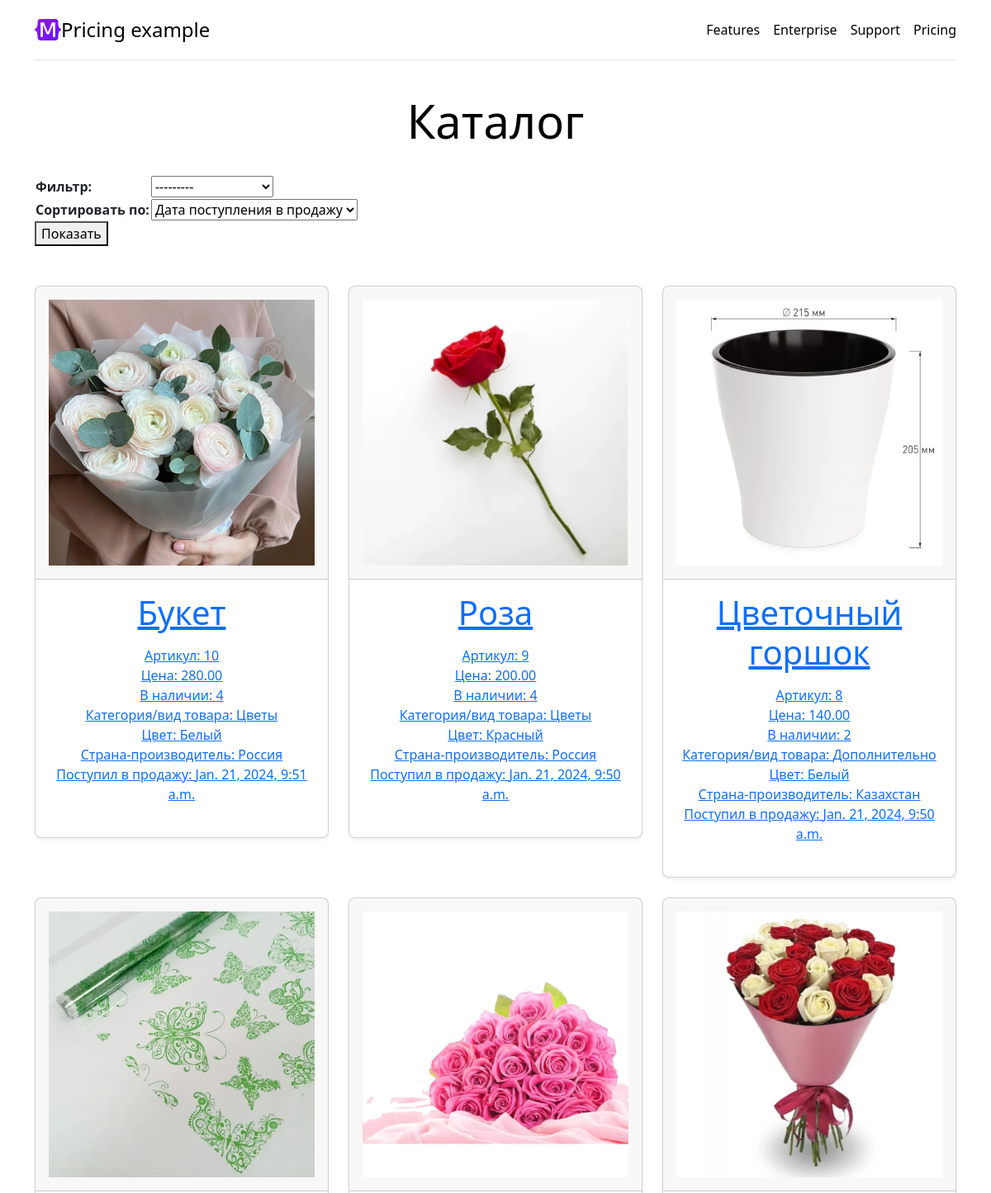
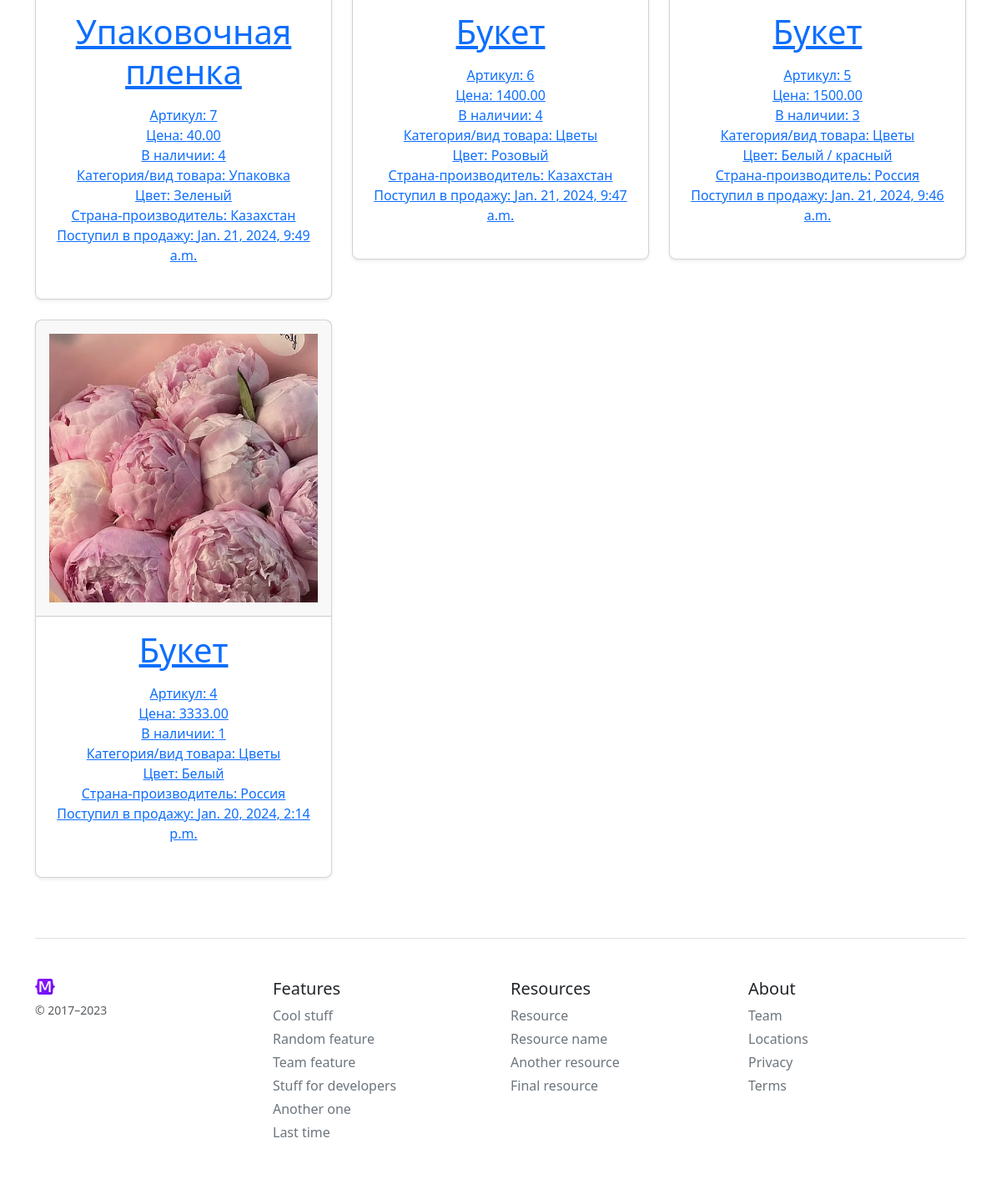
Screenshot of /products/ with the database file from the repository (2 pictures, top to bottom).
### products/models.py (models this page shows)
class Product(NameMixin,
              models.Model):
    objects = models.Manager()  # По умолчанию. Нужен для админки.
    in_stock = ProductManager()
    added = models.DateTimeField(auto_now_add=True,
                                 verbose_name="Дата добавления")
    photo = models.ImageField(verbose_name="Фото. Рекомендовано 500 x 500 px", blank=False)
    price = models.DecimalField(max_digits=10,
                                decimal_places=2,
                                verbose_name="Цена",
                                validators=[MinValueValidator(Decimal('0.01'))])
    origin = models.ForeignKey(
        "Country",
        on_delete=models.CASCADE,
        verbose_name="Страна-производитель",
    )
    color = models.ForeignKey(
        "Color",
        on_delete=models.CASCADE,
        verbose_name="Цвет",
    )
    category = models.ForeignKey(
        "Category",
        on_delete=models.CASCADE,
        verbose_name="Категория / Вид товара",
    )
    stock = models.PositiveIntegerField(default=0,
                                        null=False,
                                        blank=False,
                                        verbose_name="Остаток товара")
    def get_absolute_url(self):
        return reverse('product-detail', kwargs={"pk": self.id})
    class Meta:
        verbose_name = "Товар"
        verbose_name_plural = "Товары"

class Category(NameMixin,
               models.Model):
    class Meta:
        verbose_name = "Категория/Вид товара"
        verbose_name_plural = "Категории/Виды товаров"

class Color(NameMixin,
            models.Model):
    class Meta:
        verbose_name = "Цвет"
        verbose_name_plural = "Цвета"

class Country(NameMixin,
              models.Model):
    class Meta:
        verbose_name = "Страна"
        verbose_name_plural = "Страны"

### products/views.py (the view)
# urls.py: path("products/", ProductListView.as_view(), name="product-list"),
class ProductListView(ListView):
    model = Product
    def get_queryset(self):
        queryset = Product.in_stock.all()
        category = self.request.GET.get("category")
        order_by = self.request.GET.get("order_by")
        if order_by:
            if order_by == 'price' or order_by == 'added':
                queryset = queryset.order_by("-" + order_by)
            else:
                assert (order_by == 'category' or order_by == 'origin')
                queryset = queryset.order_by(order_by + "__name")
        if category:
            queryset = queryset.filter(category_id=category)
        return queryset
    def get_context_data(self, **kwargs):
        context_data = super().get_context_data(**kwargs)
        context_data["sort_filter_form"] = ProductSortFilterForm(self.request.GET)
        return context_data

### products/forms.py
class ProductSortFilterForm(forms.ModelForm):
    def __init__(self, *args, **kwargs):
        super().__init__(*args, **kwargs)
        self.fields['category'].required = False
    order_by = forms.ChoiceField(choices=get_choices, label="Сортировать по", required=False)
    class Meta:
        model = Product
        fields = ["category"]
        labels = {
            "category": "Фильтр"
        }

### general/model_mixins.py (called while the page is built)
    def __str__(self):
        return self.name

### products/forms.py (called while the page is built)
def get_choices():
    choices = [(k, v) for k, v in SORT_CHOICES.items()]
    return choices

### products/models.py (called while the page is built)
    def get_queryset(self):
        return super().get_queryset().filter(stock__gte=1).order_by("-added")

### products/templates/products/product_list.html (shortened to what this page needs)
{% extends 'general/base.html' %}
{% block headline %}
<div class="pricing-header p-3 pb-md-4 mx-auto text-center">
  <h1 class="display-4 fw-normal text-body-emphasis">Каталог</h1>
</div>
{% endblock %}
{% block content %}
<main>
    <div class="mb-5">
        <form>
            <table>
                {{ sort_filter_form.as_table }}
            </table>
            <button>Показать</button>
        </form>
    </div>
    <div class="row row-cols-1 row-cols-md-3 mb-3 text-center">
      {% for object in object_list %}
      <div class="col">
        <div class="card mb-4 rounded-3 shadow-sm">
          <a href="{{ object.get_absolute_url }}">
            <div class="card-header py-3">
              <img class="img-fluid" src="{{ object.photo.url }}" alt="{{ object.name }}">
            </div>
          </a>
          <div class="card-body">
            <a href="{{ object.get_absolute_url }}">
              <h1 class="card-title pricing-card-title">{{ object.name }}</h1>
              <ul class="list-unstyled mt-3 mb-4">
                <li>Артикул: {{ object.id }}</li>
                <li>Цена: {{ object.price }}</li>
                <li>В наличии: {{ object.stock }}</li>
                <li>Категория/вид товара: {{ object.category }}</li>
                <li>Цвет: {{ object.color }}</li>
                <li>Страна-производитель: {{ object.origin }}</li>
                <li>Поступил в продажу: {{ object.added }}</li>
              </ul>
            </a>
          </div>
        </div>
      </div>
      {% endfor %}
    </div>
  </main>
{% endblock %}

### rows the page displays
Product: photo (picture), name "Букет", id "10", price "280.00", stock "4", category "Цветы", color "Белый", origin "Россия", added "Jan. 21, 2024, 9:51 a.m."
Product: photo (picture), name "Роза", id "9", price "200.00", stock "4", category "Цветы", color "Красный", origin "Россия", added "Jan. 21, 2024, 9:50 a.m."
Product: photo (picture), name "Цветочный горшок", id "8", price "140.00", stock "2", category "Дополнительно", color "Белый", origin "Казахстан", added "Jan. 21, 2024, 9:50 a.m."
Product: photo (picture), name "Упаковочная пленка", id "7", price "40.00", stock "4", category "Упаковка", color "Зеленый", origin "Казахстан", added "Jan. 21, 2024, 9:49 a.m."
Product: photo (picture), name "Букет", id "6", price "1400.00", stock "4", category "Цветы", color "Розовый", origin "Казахстан", added "Jan. 21, 2024, 9:47 a.m."
Product: photo (picture), name "Букет", id "5", price "1500.00", stock "3", category "Цветы", color "Белый / красный", origin "Россия", added "Jan. 21, 2024, 9:46 a.m."
Product: photo (picture), name "Букет", id "4", price "3333.00", stock "1", category "Цветы", color "Белый", origin "Россия", added "Jan. 20, 2024, 2:14 p.m."
